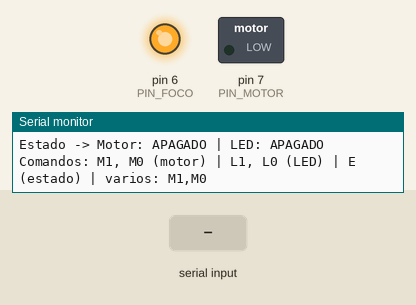
This sketch was run on a simulated Arduino Uno, built with avr-gcc and run on an emulated ATmega328P. Parts: switched loads named in the sketch (green lamp = pin HIGH), output pins drawn as LEDs (lit = HIGH), the last lines printed to the serial monitor. Inputs (shaded band) come from the test bench.

Above: at 1.2 s.
1.3 s: "M1\n" received over Serial
At 2.0 s:
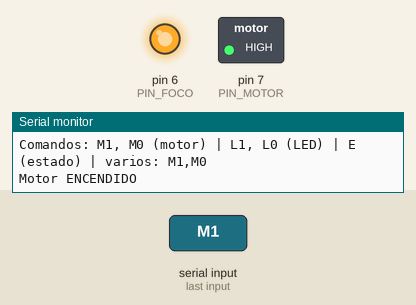
2.8 s: "L1\n" received over Serial
At 3.1 s:
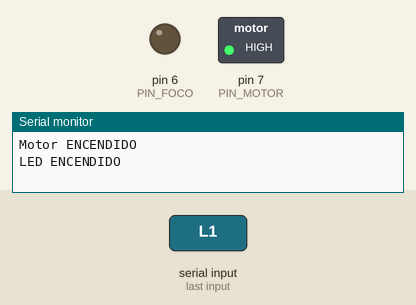
4.3 s: "M0\n" received over Serial
At 5.4 s:
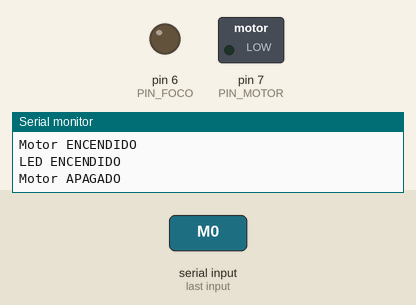
Timing chart, 0 to 7.3 s (numbered marks = the images above; inputs shaded):
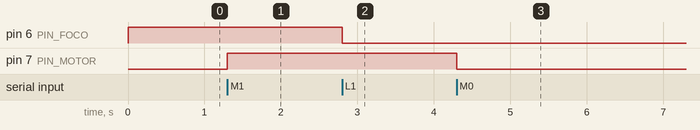

The sketch:

Driver_Relevador.ino
```cpp
/*
  Practica 4.1.1-A: Driver de software para un relevador.
  Arduino UNO R4 WiFi + modulo puente H L298N + motorreductor + LED.
  Equipo: Rosa Guadalupe Romero Navarro, Javier Ramon Quintero Valdez
          y Gabriel Alejandro Barron Sarabia.

  Motor (activo en ALTO): D7 -> IN1 del L298N; IN2 a GND; jumpers ENA y 5V-EN puestos.
  LED (activo en BAJO):   5V -> anodo del LED; catodo -> 220 ohm -> D6.
  Potencia: pila de 9 V a +12V y GND del L298N (la practica pide 2x18650, ~7.4 V).
  GND del L298N unido al GND del Arduino (tierra comun obligatoria).

  Comandos por el Monitor Serie (115200 baudios, cualquier ajuste de linea):
    M1 / M0  encender / apagar el motor
    L1 / L0  encender / apagar el LED
    E        estado de ambos
  Varias ordenes en una linea, separadas por coma o espacio, se ejecutan seguidas:
  "M1,M0" sirve para la prueba de seguridad 1 (la segunda debe rechazarse).

  El programa principal nunca escribe en los pines: todo pasa por la clase Relevador.
  No utiliza delay().
*/

#include <ctype.h>

const uint8_t PIN_MOTOR = 7;
const uint8_t PIN_FOCO = 6;              // LED externo (PIN_LED ya es el LED de la placa, D13).
const uint32_t TIEMPO_MINIMO_MS = 1000;   // Entre dos cambios del mismo relevador.
const uint32_t FIN_DE_ORDEN_MS = 50;       // Silencio que cierra una orden sin fin de linea.
const uint8_t LARGO_ORDEN = 8;


// ---------------------------------------------------------------- Modelo del relevador
class Relevador {
  public:
    Relevador(uint8_t pin, bool activoEnBajo, uint32_t tiempoMinimo = TIEMPO_MINIMO_MS)
      : pin_(pin), activoEnBajo_(activoEnBajo), encendido_(false),
        ultimoCambio_(0), tiempoMinimo_(tiempoMinimo) {}

    // Estado seguro: el nivel de "apagado" se escribe antes y despues de volver
    // salida el pin, para que el actuador no parpadee al arrancar.
    void iniciar() {
      digitalWrite(pin_, nivel(false));
      pinMode(pin_, OUTPUT);
      digitalWrite(pin_, nivel(false));
      encendido_ = false;
      ultimoCambio_ = millis();             // El arranque cuenta como un cambio.
    }

    bool encender() { return cambiar(true); }
    bool apagar() { return cambiar(false); }
    bool estaEncendido() const { return encendido_; }

  private:
    uint8_t pin_;
    bool activoEnBajo_;
    bool encendido_;
    uint32_t ultimoCambio_;
    uint32_t tiempoMinimo_;

    // Traduce encendido/apagado al nivel del pin segun la logica del actuador.
    uint8_t nivel(bool encender) const {
      return (encender != activoEnBajo_) ? HIGH : LOW;
    }

    bool cambiar(bool encender) {
      if (encender == encendido_) {
        return true;                        // Ya esta asi: no hay nada que conmutar.
      }
      uint32_t ahora = millis();
      if (ahora - ultimoCambio_ < tiempoMinimo_) {
        return false;                       // Rechazada: el pin no cambia.
      }
      digitalWrite(pin_, nivel(encender));
      encendido_ = encender;
      ultimoCambio_ = ahora;
      return true;
    }
};


Relevador motor(PIN_MOTOR, false);          // L298N: activo en alto.
Relevador led(PIN_FOCO, true);              // LED al reves: activo en bajo.

char orden[LARGO_ORDEN + 1];
uint8_t largo = 0;
uint32_t ultimoCaracter = 0;


// ---------------------------------------------------------------- Monitor Serie
// Estas funciones no reciben un Relevador como parametro: Tinkercad declara las
// funciones al inicio del archivo, antes de la clase, y no reconoceria el tipo.
const char *textoEstado(bool encendido) {
  return encendido ? "ENCENDIDO" : "APAGADO";
}

void mostrarEstado() {
  Serial.print("Estado -> Motor: ");
  Serial.print(textoEstado(motor.estaEncendido()));
  Serial.print(" | LED: ");
  Serial.println(textoEstado(led.estaEncendido()));
}

void ordenar(bool esMotor, bool encender) {
  Relevador &r = esMotor ? motor : led;
  const char *nombre = esMotor ? "Motor" : "LED";
  bool yaEstaba = (r.estaEncendido() == encender);
  bool logrado = encender ? r.encender() : r.apagar();
  if (!logrado) {
    Serial.print("Orden rechazada (");
    Serial.print(nombre);
    Serial.println("): espere 1 s entre cambios");
    return;
  }
  Serial.print(nombre);
  Serial.print(yaEstaba ? " ya estaba " : " ");
  Serial.println(textoEstado(r.estaEncendido()));
}

void ejecutar(const char *texto) {
  if (strcmp(texto, "M1") == 0)      ordenar(true, true);
  else if (strcmp(texto, "M0") == 0) ordenar(true, false);
  else if (strcmp(texto, "L1") == 0) ordenar(false, true);
  else if (strcmp(texto, "L0") == 0) ordenar(false, false);
  else if (strcmp(texto, "E") == 0)  mostrarEstado();
  else {
    Serial.print("Comando desconocido: ");
    Serial.print(texto);
    Serial.println("  (use M1, M0, L1, L0 o E)");
  }
}

void cerrarOrden() {
  if (largo > 0) {
    orden[largo] = '\0';
    ejecutar(orden);
  }
  largo = 0;
}

// Junta los caracteres sin bloquear. La orden termina con fin de linea, coma o
// espacio o, si el Monitor Serie esta en "Sin ajuste de linea", tras 50 ms sin caracteres.
void leerSerie() {
  while (Serial.available() > 0) {
    char c = (char)Serial.read();
    ultimoCaracter = millis();
    if (c == '\n' || c == '\r' || c == ',' || c == ' ') {
      cerrarOrden();
    } else if (largo < LARGO_ORDEN) {
      orden[largo++] = (char)toupper((unsigned char)c);
    }
  }
  if (largo > 0 && millis() - ultimoCaracter >= FIN_DE_ORDEN_MS) {
    cerrarOrden();
  }
}


// ---------------------------------------------------------------- Programa principal
void setup() {
  motor.iniciar();                          // Primero el estado seguro, luego lo demas.
  led.iniciar();
  Serial.begin(115200);
  uint32_t inicio = millis();
  while (!Serial && millis() - inicio < 2000) {
    // Espera al Monitor Serie hasta 2 s, sin delay(); los actuadores ya estan apagados.
  }
  Serial.println();
  Serial.println("Practica 4.1.1-A: driver de software para un relevador");
  Serial.println("Sistema iniciado en estado seguro.");
  mostrarEstado();
  Serial.println("Comandos: M1, M0 (motor) | L1, L0 (LED) | E (estado) | varios: M1,M0");
}

void loop() {
  leerSerie();
}
```

Measured:
- after the input at 1.3 s, pin 7 (PIN_MOTOR): LOW → HIGH at once
- after the input at 2.8 s, pin 6 (PIN_FOCO): HIGH → LOW at once
- after the input at 4.3 s, pin 7 (PIN_MOTOR): HIGH → LOW at once
